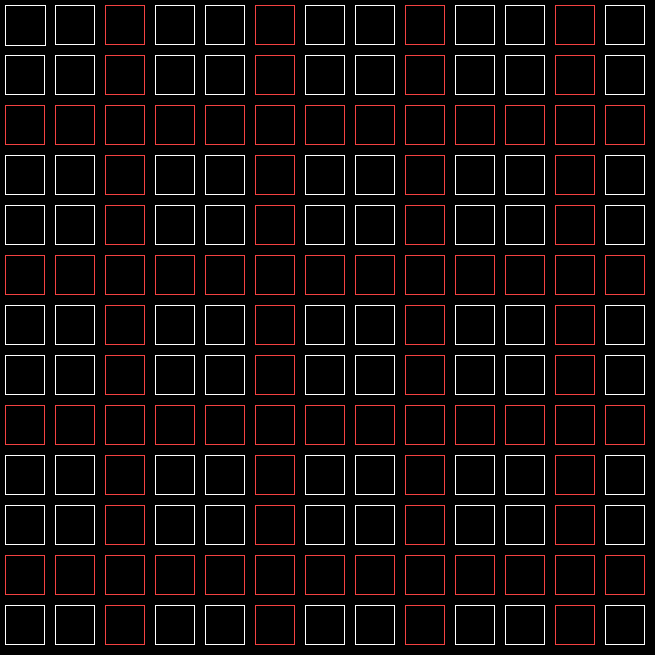
Frame 1 (no input)
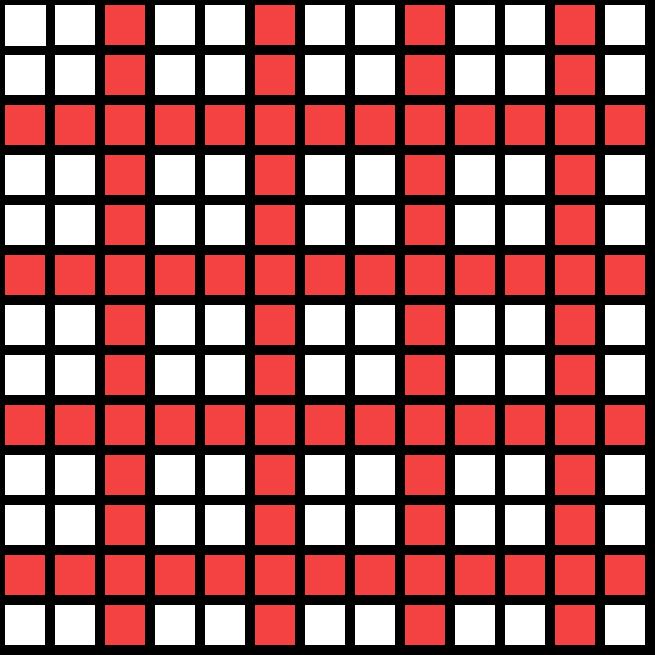
Frame 60 (the mouse pressed at the canvas centre just before this capture)
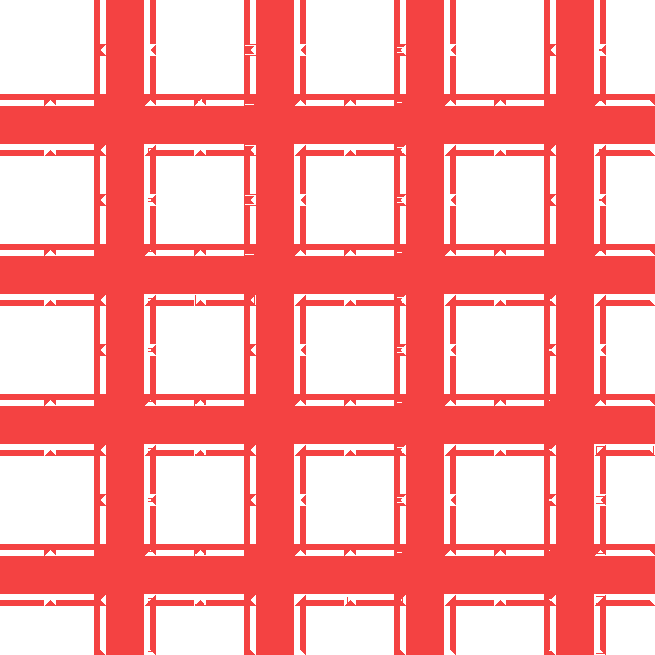
Frame 120 (the mouse held since frame 60 and released just before this capture)

The Processing sketch that drew these frames (run headless with seeded random() and noise(); from frame 60 on, the mouse is pressed at the canvas centre):

// Processing sketch: rect_in_rect
// ── rect_in_rect.pde
//programs have three main blocks

/* the first block contains statements to initialize
all variables that will be used throughout the program
*/
float rectDiam = 40;
int x;
float y;
color salmon;
color ochre;
int product ;


 //most statements will end in a semicolon 

/* the second block is called setup and it contains
statements to be executed only once.
*/

void setup(){

  salmon = color(#FC14A0);
  ochre = color(#863131);
  size(655,655);
  background(0);
 textSize(15);
  
}// end setup

/* the third section is called draw and every statement x
in draw gets looped through in the order written for ever
and ever and ever 
*/

void draw(){
  //background(0);
 
  for(int i=1; i<14; i+=1){
    for(int j=1;j<14;j+=1){
      product=i*j;
    noFill();
    stroke(255);
    rectMode (CENTER);
     if(product%3==0){
       stroke(244,66,66);
     }// end if
   
    
    
    
    rect(50*i-25,50*j-25,rectDiam,rectDiam);
    rectDiam -= .005;
    stroke(255);
     
   
      }// end nested loop
    
  }//end for loop
  
}//end draw
